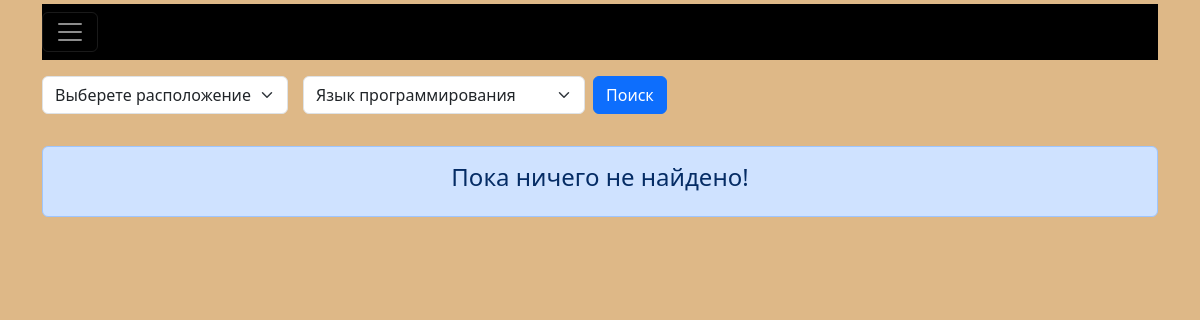
Before: / with the older database file.
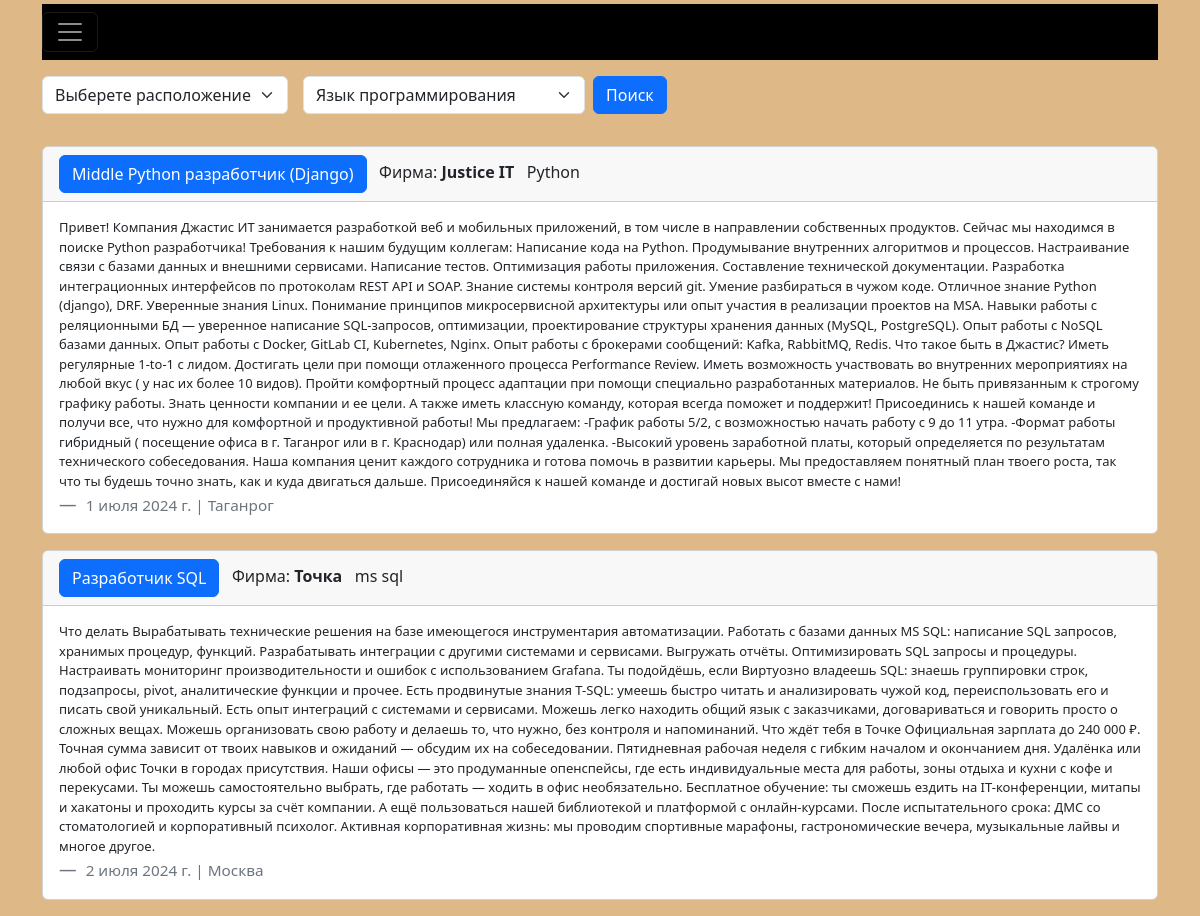
After: the same page with the newer database file.
### scraping/models.py (models this page shows, shortened)
class Vacancy(models.Model):
    title = models.CharField(max_length=250, verbose_name="Наименование вакансии")
    city = models.ForeignKey('City', on_delete=models.CASCADE, verbose_name="Город")
    language = models.ForeignKey(Language, on_delete=models.CASCADE,
                                 verbose_name="Язык программирования")
    url = models.URLField(unique=True)
    company = models.CharField(max_length=250, verbose_name="Работодатель")
    description = models.TextField(verbose_name="Описание вакансии")
    timestamp = models.DateField(default=timezone.now)
    class Meta:
        verbose_name = 'Вакансию'
        verbose_name_plural = 'Вакансии'

class Language(models.Model):
    name = models.CharField(max_length=100,
                            verbose_name="Язык программирования", unique=True)
    slug = models.CharField(max_length=60, blank=True, verbose_name='Тэги')
    class Meta:
        verbose_name = "Язык программирования"
        verbose_name_plural = "Языки программирования"
        ordering = ['name']
    def __str__(self):
        return self.name

class City(models.Model):
    name = models.CharField(max_length=100,
                            verbose_name="Наименование населённого пункта", unique=True)
    slug = models.CharField(max_length=60, blank=True, verbose_name='Тэги')
    class Meta:
        verbose_name = "Населённый пункт"
        verbose_name_plural = "Наименование населённых пунктов"
        ordering = ['name']
    def __str__(self):
        return self.name

### scraping/views.py (the view)
# urls.py: path('', home_view),
def home_view(request):
    form=FindForm()
    city = request.GET.get('city')
    _filter = {}
    if city:
        _filter['city__slug'] = utils.from_cyrillic_to_eng(city)
    language = request.GET.get('language')
    if language:
        _filter['language__slug'] = utils.from_cyrillic_to_eng(language)
    qs = Vacancy.objects.filter(**_filter)
    return render(request, 'scrapping/home_vacans.html',
                  {'object_list': qs, 'form': form})

### scraping/forms.py
class FindForm(forms.Form):
    city = forms.ModelChoiceField(queryset=City.objects.all(),
                                  to_field_name='slug',
                                  required=False,
                                  widget=forms.Select(
                                      attrs={
                                          'class': 'form-select '
                                      }),
                                  label='',
                                  empty_label='Выберете расположение'
                                  )
    language = forms.ModelChoiceField(queryset=Language.objects.all(),
                                      to_field_name='slug',
                                      required=False,
                                      widget=forms.Select(
                                          attrs={'class': 'form-select mx-3'}),
                                      empty_label='Язык программирования',
                                      label=''
                                      )

### Templates/scrapping/home_vacans.html (shortened to what this page needs)
{% extends "base.html" %}
{% block content %}
    {% for obj in object_list %}
        <div class="card my-3">
            <div class="card-header">
                <a class="btn btn-primary" href="{{ obj.url }}" id="top-link">
                    {{ obj.title }}</a> &nbsp;
                Фирма:<b> {{ obj.company }} </b>&nbsp;
                {{ obj.language.name }}
            </div>
            <div class="card-body">
                <blockquote class="blockquote mb-0">
                    <p style='font-size: small'>
                        {{ obj.description }}
                    </p>
                    <footer class="blockquote-footer">
                        <small>{{ obj.timestamp }} | {{ obj.city.name }}</small>
                    </footer>
                </blockquote>
            </div>
        </div>
    {% empty %}
        <div class="alert alert-primary" role="alert"
             style="text-align: center;">
            <h4>Пока ничего не найдено!</h4>
        </div>
    {% endfor %}
{% endblock content %}

### Templates/base.html (shortened to what this page needs)
<!DOCTYPE html>
<html lang="en">
<head>
    <link href="https://cdn.jsdelivr.net/npm/bootstrap@5.3.3/dist/css/bootstrap.min.css" rel="stylesheet"
>
</head>
<body style="background-color: burlywood">
<div class="container my-1">
    <nav class="navbar bg-black " data-bs-theme="dark">
        <button class="navbar-toggler" type="button" data-bs-toggle="collapse" data-bs-target="#navbarNavDropdown"
                aria-controls="navbarNavDropdown" aria-expanded="false" aria-label="Toggle navigation">
            <span class="navbar-toggler-icon"></span>
        </button>
    </nav>
</div>
<div class="container my-3">
    <form class="row row-cols-lg-auto g-3 align-items-center" action="">
        <div class="col-12">
            <div class="input-group">
                {{ form.as_p }}
            </div>
        </div>
        <div class="col-12">
            <p class="mx-2">
                <button type="submit" class="btn btn-primary">Поиск</button>
            </p>
        </div>
    </form>
</div>
<div class="container">
    {% block content %}
    {% endblock content %}
</div>
</body>
</html>

Changed rows visible on the page:
added Vacancy: title "Middle Python разработчик (Django)", company "Justice IT", language.name "Python", description "Привет! Компания Джастис ИТ занимается разработкой веб и мобильных приложений, в том числе в направлении собственных продуктов. Сейчас мы находимся в поиске Python разработчика! Требования к нашим будущим коллегам: Написание кода на Python. Продумывание внутренних алгоритмов и процессов. Настраивание связи с базами данных и внешними сервисами. Написание тестов. Оптимизация работы приложения. Составление технической документации. Разработка интеграционных интерфейсов по протоколам REST API и SOAP. Знание системы контроля версий git. Умение разбираться в чужом коде. Отличное знание Python (django), DRF. Уверенные знания Linux. Понимание принципов микросервисной архитектуры или опыт участия в…", timestamp "1 июля 2024 г.", city.name "Таганрог"
added Vacancy: title "Разработчик SQL", company "Точка", language.name "ms sql", description "Что делать Вырабатывать технические решения на базе имеющегося инструментария автоматизации. Работать с базами данных MS SQL: написание SQL запросов, хранимых процедур, функций. Разрабатывать интеграции с другими системами и сервисами. Выгружать отчёты. Оптимизировать SQL запросы и процедуры. Настраивать мониторинг производительности и ошибок с использованием Grafana. Ты подойдёшь, если Виртуозно владеешь SQL: знаешь группировки строк, подзапросы, pivot, аналитические функции и прочее. Есть продвинутые знания T-SQL: умеешь быстро читать и анализировать чужой код, переиспользовать его и писать свой уникальный. Есть опыт интеграций с системами и сервисами. Можешь легко находить общий язык с…", timestamp "2 июля 2024 г.", city.name "Москва"
Other visible differences:
text no longer shown: "Пока ничего не найдено!"
